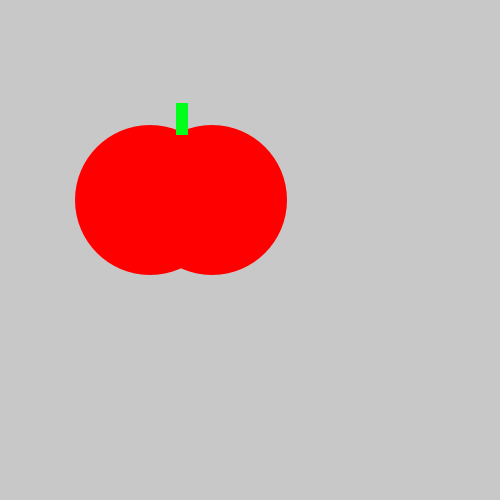
Frame 1 (no input)
Frame 60 (the mouse pressed at the canvas centre just before this capture): identical to frame 1, image omitted
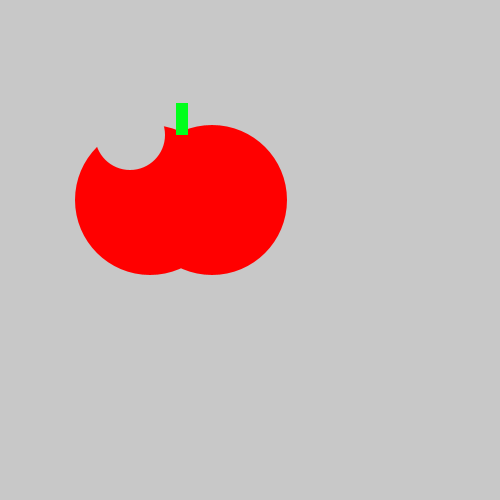
Frame 120 (the mouse held since frame 60 and released just before this capture)

The Processing sketch that drew these frames (run headless with seeded random() and noise(); from frame 60 on, the mouse is pressed at the canvas centre):

// Processing sketch: sketch_191201a
// ── sketch_191201a.pde
void setup() {
    size(500, 500);
}
void draw() {
    background(200, 200, 200);
    noStroke();
    fill(255,0,0);
    ellipse(150, 200, 150, 150);
    ellipse(212, 200, 150, 150);
    fill(0,255,27);
    rect(176, 103, 12, 32);


    if(mousePressed){
          fill(200, 200, 200);
       ellipse(130,135,70,70);
    
}
}
